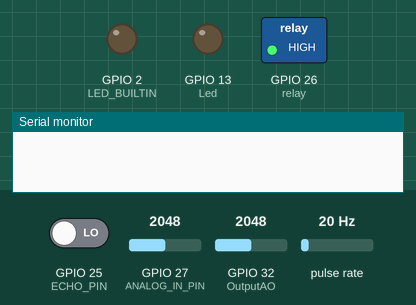
Recording of a sketch running on a simulated ESP32. Shown: switched loads named in the sketch (green lamp = pin HIGH), output pins drawn as LEDs (lit = HIGH), the last lines printed to the serial monitor. Wiring (inferred from the names in the program): pulse sensor: data GPIO 35. Inputs (shaded band) come from the test bench; at power-on: GPIO 25 (ECHO_PIN) LOW, GPIO 27 (ANALOG_IN_PIN) = 2048, GPIO 32 (OutputAO) = 2048, pulse rate 20 Hz. WiFi joins after 1.5 s; servers stay silent unless stated; no radio packets arrive unless stated; pins used as bus, display or sensor lines are not drawn.

Above: at 0.1 s.
At 1.6 s:
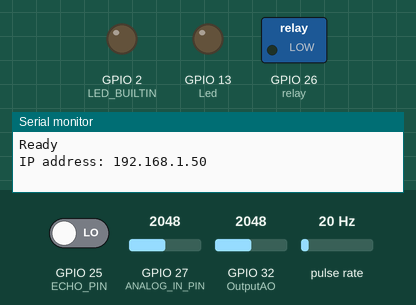
Timing chart, 0 to 3.1 s (numbered marks = the images above):
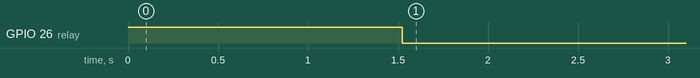

The sketch:

SENDER_UJI.ino
```cpp
#include <WiFi.h>
#include <ESPmDNS.h>
#include <WiFiUdp.h>
#include <ArduinoOTA.h>
#include <LoRa.h>
#include <ArduinoJson.h>
#include <Fuzzy.h>
#define SS 5
#define RST 15
#define DIO0 17
const int relay = 26;
const char* ssid = "KOTA MALANG";
const char* password = "nasibayam";
const unsigned long LORA_FREQUENCY = 410E6;  // 433 MHz
String data = "makan";
// Sensor Ultrasonik SR04M-2
#define TRIG_PIN 33
#define ECHO_PIN 25
const int SOUND_VELOCITY = 340;
const int MIN_CYCLE_DELAY = 60;
// Sensor Tegangan
#define ANALOG_IN_PIN 27
// #define REF_VOLTAGE 3.3
#define ADC_RESOLUTION 4096.0
#define R1 30000.0
#define R2 7500.0
float ref_voltage = 12.8;
float faktorTrim = 0.20;  // 5%-20%
int jumlahSampel = 50;
float maxV = 14.8;  // maksimum tegangan baterai
float minV = 3.7;   // minimum tegangan baterai
// Sensor Curah Hujan
int Led = 13;
int OutputDO = 34;
int OutputAO = 32;
int Buzzer = 26;
// Sensor Aliran Air
#define LED_BUILTIN 2
#define SENSOR 35
long currentMillis = 0;
long previousMillis = 0;
int interval = 1000;
boolean ledState = LOW;
float calibrationFactor = 4.5;
volatile byte pulseCount;
byte pulse1Sec = 0;
float flowRate;
unsigned int flowMilliLitres;
unsigned long totalMilliLitres;
void IRAM_ATTR pulseCounter() {
  pulseCount++;
}
// Fuzzy Logic
Fuzzy fuzzy;
FuzzyInput rainInput;
FuzzyInput heightInput;
FuzzyInput flowInput;
FuzzyOutput floodOutput;
// Array for storing sensor data for trimmed mean calculation
#define NUM_SAMPLES 10
float rainData[NUM_SAMPLES];
float heightData[NUM_SAMPLES];
float flowData[NUM_SAMPLES];
int currentIndex = 0;

void setup() {
  Serial.begin(115200);
  // Pin configurations
  pinMode(relay, OUTPUT);
  digitalWrite(relay, HIGH);
  pinMode(ANALOG_IN_PIN, INPUT);
  pinMode(Led, OUTPUT);
  pinMode(OutputDO, INPUT);
  pinMode(OutputAO, INPUT);
  pinMode(TRIG_PIN, OUTPUT);
  pinMode(ECHO_PIN, INPUT);
  pinMode(Buzzer, OUTPUT);

  // ADC configurations tegangan sensor
  analogSetAttenuation(ADC_11db);

  // Set up water flow interrupts
  pinMode(LED_BUILTIN, OUTPUT);
  pinMode(SENSOR, INPUT_PULLUP);

  pulseCount = 0;
  flowRate = 0.0;
  flowMilliLitres = 0;
  totalMilliLitres = 0;
  previousMillis = 0;

  attachInterrupt(digitalPinToInterrupt(SENSOR), pulseCounter, FALLING);

  // Fuzzy Setup - Create FuzzyInput and FuzzyOutput variables
  //sensorhujan
  rainInput.addFuzzySet(new FuzzySet(2800, 2801, 4095, 4095));  // aman
  rainInput.addFuzzySet(new FuzzySet(1800, 1800, 3069, 2800));  // waspada
  rainInput.addFuzzySet(new FuzzySet(800, 800, 2046, 2047));    // siaga
  rainInput.addFuzzySet(new FuzzySet(0, 0, 1022, 1023));        // bahaya

  //sensor ultrasonik
  heightInput.addFuzzySet(new FuzzySet(130, 131, 1000, 1000));  // aman
  heightInput.addFuzzySet(new FuzzySet(110, 120, 129, 130));    // waspada
  heightInput.addFuzzySet(new FuzzySet(100, 110, 109, 120));    // siaga
  heightInput.addFuzzySet(new FuzzySet(0, 85, 99, 100));        // bahaya

  //sensor waterflow/debit air
  flowInput.addFuzzySet(new FuzzySet(0, 0, 9, 10));       // aman
  flowInput.addFuzzySet(new FuzzySet(10, 15, 20, 25));    // waspada
  flowInput.addFuzzySet(new FuzzySet(25, 26, 28, 30));    // siaga
  flowInput.addFuzzySet(new FuzzySet(30, 31, 100, 100));  // bahaya

  //luaran resiko
  floodOutput.addFuzzySet(new FuzzySet(0, 0, 25, 50));        // aman
  floodOutput.addFuzzySet(new FuzzySet(25, 50, 75, 100));     // waspada
  floodOutput.addFuzzySet(new FuzzySet(75, 100, 125, 150));   // siaga
  floodOutput.addFuzzySet(new FuzzySet(125, 150, 175, 200));  // bahaya

  Serial.begin(9600);
  while (!Serial)
    ;
  // Serial.println("Sender Host");
  LoRa.setPins(SS, RST, DIO0);
  if (!LoRa.begin(LORA_FREQUENCY)) {
    // Serial.println("LoRa Error");
    delay(100);
    while (1)
      ;
  }
  LoRa.setTxPower(18, PA_OUTPUT_PA_BOOST_PIN);  // Daya 18 dBm
  LoRa.setSpreadingFactor(10);                  // SF10
  LoRa.setSignalBandwidth(125E3);               // Bandwidth 125 kHz
  LoRa.setCodingRate4(7);                       // CR 4/7
  WiFi.begin(ssid, password);

  while (WiFi.waitForConnectResult() != WL_CONNECTED) {
    Serial.println("Connection Failed! Rebooting...");
    delay(5000);
    ESP.restart();
  }

  ArduinoOTA
    .onStart([]() {
      String type;
      if (ArduinoOTA.getCommand() == U_FLASH) {
        type = "sketch";
      } else {  // U_SPIFFS
        type = "filesystem";
      }
      // NOTE: if updating SPIFFS this would be the place to unmount SPIFFS using SPIFFS.end()
      Serial.println("Start updating " + type);
    })
    .onEnd([]() {
      Serial.println("\nEnd");
    })
    .onProgress([](unsigned int progress, unsigned int total) {
      Serial.printf("Progress: %u%%\r", (progress / (total / 100)));
    })
    .onError([](ota_error_t error) {
      Serial.printf("Error[%u]: ", error);
      if (error == OTA_AUTH_ERROR) Serial.println("Auth Failed");
      else if (error == OTA_BEGIN_ERROR) Serial.println("Begin Failed");
      else if (error == OTA_CONNECT_ERROR) Serial.println("Connect Failed");
      else if (error == OTA_RECEIVE_ERROR) Serial.println("Receive Failed");
      else if (error == OTA_END_ERROR) Serial.println("End Failed");
    });

  ArduinoOTA.begin();
  Serial.println("Ready");
  Serial.print("IP address: ");
  Serial.println(WiFi.localIP());
}

void loop() {
  ArduinoOTA.handle();
  digitalWrite(relay, LOW);
  // Reading sensors
  // Serial.println("===========================================");
  // sensor tegangan
  int batteryLevel = persenBAT();

  // Rain Sensor
  int rainValue = analogRead(OutputAO);            // Assumed range 0 - 1023
  float rainMM = map(rainValue, 0, 1023, 0, 100);  // Convert to mm

  // Water Height Sensor
  float distance = readUltrasonicSensor();  // In cm

  // Flow Sensor
  currentMillis = millis();
  if (currentMillis - previousMillis > interval) {

    pulse1Sec = pulseCount;
    pulseCount = 0;

    // Because this loop may not complete in exactly 1 second intervals we calculate
    // the number of milliseconds that have passed since the last execution and use
    // that to scale the output. We also apply the calibrationFactor to scale the output
    // based on the number of pulses per second per units of measure (litres/minute in
    // this case) coming from the sensor.
    flowRate = ((1000.0 / (millis() - previousMillis)) * pulse1Sec) / calibrationFactor;
    previousMillis = millis();

    // Divide the flow rate in litres/minute by 60 to determine how many litres have
    // passed through the sensor in this 1 second interval, then multiply by 1000 to
    // convert to millilitres.
    flowMilliLitres = (flowRate / 60) * 1000;

    // Add the millilitres passed in this second to the cumulative total
    totalMilliLitres += flowMilliLitres;

    // Print the flow rate for this second in litres / minute
    Serial.print("Flow rate: ");
    Serial.print(int(flowRate));  // Print the integer part of the variable
    Serial.print("L/min");
    Serial.print("\t");  // Print tab space

    // Print the cumulative total of litres flowed since starting
    Serial.print("Output Liquid Quantity: ");
    Serial.print(totalMilliLitres);
    Serial.print("mL / ");
    Serial.print(totalMilliLitres / 1000);
    Serial.println("L");
  }


  // Store the data for trimmed mean calculation
  rainData[currentIndex] = rainValue;
  heightData[currentIndex] = distance;
  flowData[currentIndex] = flowRate;
  currentIndex = (currentIndex + 1) % NUM_SAMPLES;  // Wrap around to start of array when it's full

  // Fuzzy Logic Execution
  fuzzy.setInput(0, rainMM);    // Set rain input value (index 0 for rain input)
  fuzzy.setInput(1, distance);  // Set height input value (index 1 for height input)
  fuzzy.setInput(2, flowRate);  // Set flow input value (index 2 for flow input)

  fuzzy.fuzzify();  // Fuzzify inputs

  // Get flood risk output
  float floodRisk = floodOutput.getCrispOutput();
  float floodRiskrain = rainInput.getCrispInput();
  float floodRiskheight = heightInput.getCrispInput();
  float floodRiskflow = flowInput.getCrispInput();

  // Calculate Trimmed Mean for the three sensors
  float trimmedRain = calculateTrimmedMean(rainData, NUM_SAMPLES);
  float trimmedHeight = calculateTrimmedMean(heightData, NUM_SAMPLES);
  float trimmedFlow = calculateTrimmedMean(flowData, NUM_SAMPLES);

  // Displaying results
  // Serial.print("Curah Hujan: ");
  Serial.println(rainValue);
  // Serial.print(" --, ");
  // Serial.print("Ketinggian Air: ");
  // Serial.print(trimmedHeight);
  // Serial.print(" cm, ");
  // Serial.print("Debit Air: ");
  // Serial.print(trimmedFlow);
  // Serial.print(" L/min, ");
  // Serial.print("Risiko Banjir: ");
  // Serial.print(floodRisk);
  // Serial.print("Baterai: ");
  // Serial.print(batteryLevel);
  // Serial.print("%");

  // Flood Risk Category based on fuzzy output
  // if (floodRisk <= 25) {
  //   Serial.println("Rendah");
  // } else if (floodRisk <= 70) {
  //   Serial.println("Sedang");
  // } else {
  //   Serial.println("Tinggi");
  // }
  // Flood Risk Category based on fuzzy output
  if (floodRisk <= 50) {
    // Serial.println("Aman");  // Menunjukkan tidak ada atau risiko sangat rendah
    digitalWrite(Led, LOW);  // LED OFF
    digitalWrite(Buzzer, LOW);
  } else if (floodRisk <= 100) {
    // Serial.println("Waspada");  // Risiko sedang, tindakan pencegahan mungkin diperlukan
    digitalWrite(Led, LOW);  // LED OFF
    digitalWrite(Buzzer, LOW);
  } else if (floodRisk <= 150) {
    // Serial.println("Siaga");  // Risiko tinggi, siap untuk tindakan evakuasi atau lainnya
    digitalWrite(Led, LOW);  // LED OFF
    digitalWrite(Buzzer, LOW);
  } else {
    // Serial.println("Bahaya");    // Risiko sangat tinggi, tindakan segera diperlukan
    digitalWrite(Led, HIGH);     // LED ON
    digitalWrite(Buzzer, HIGH);  // Buzzer ON
  }

  // // Flood Risk Detection and Warning
  // if (floodRisk > 70) {
  //   digitalWrite(Led, HIGH);     // LED ON
  //   digitalWrite(Buzzer, HIGH);  // Buzzer ON
  // } else {
  //   digitalWrite(Led, LOW);     // LED OFF
  //   digitalWrite(Buzzer, LOW);  // Buzzer OFF
  // }

  // Membuat string data untuk dikirim melalui LoRa
  // String sendData = "Curah Hujan: " + String(trimmedRain) + " mm, " + "Ketinggian Air: " + String(trimmedHeight) + " cm, " + "Debit Air: " + String(trimmedFlow) + " L/min, " + "Risiko Banjir: " + String(floodRisk);
  // Membuat string data untuk dikirim melalui LoRa
  // String sendData = "Curah Hujan: " + String(trimmedRain) + " mm, " + "Ketinggian Air: " + String(trimmedHeight) + " cm, " + "Debit Air: " + String(trimmedFlow) + " L/min, " + "Risiko Banjir: " + String(floodRisk)+ "#";

  // Membuat objek JSON
  StaticJsonDocument<512> jsonDoc;  // Buffer untuk JSON
  JsonArray jsonArray = jsonDoc.to<JsonArray>();

  // Menambahkan data sensor ke array JSON
  JsonObject bat = jsonArray.createNestedObject();
  bat["sensor"] = "Baterai Level";
  bat["value"] = batteryLevel;
  bat["unit"] = "%";

  JsonObject rain = jsonArray.createNestedObject();
  rain["sensor"] = "Curah Hujan";
  rain["value"] = trimmedRain;
  rain["unit"] = "mm";

  JsonObject height = jsonArray.createNestedObject();
  height["sensor"] = "Ketinggian Air";
  height["value"] = trimmedHeight;
  height["unit"] = "cm";

  JsonObject flow = jsonArray.createNestedObject();
  flow["sensor"] = "Debit Air";
  flow["value"] = trimmedFlow;
  flow["unit"] = "L/min";

  JsonObject floadrain = jsonArray.createNestedObject();
  floadrain["sensor"] = "Curah Hujan";
  floadrain["value"] = floodRiskrain;  // Use previously calculated float floodRiskrain
  floadrain["category"] = (floodRiskrain >= 2800) ? "T" : (floodRiskrain >= 1800 && floodRiskrain <= 2800) ? "R"
                                                        : (floodRiskrain >= 800 && floodRiskrain <= 1800)  ? "Sd"
                                                                                                           : "L";

  JsonObject floadheight = jsonArray.createNestedObject();
  floadheight["sensor"] = "Kondisi Air";
  floadheight["value"] = floodRiskheight;  // Use previously calculated float floodRiskheight
  floadheight["category"] = (floodRiskheight >= 130) ? "R" : (floodRiskheight >= 110 && floodRiskheight <= 130) ? "Sd"
                                                           : (floodRiskheight >= 100 && floodRiskheight <= 110) ? "T"
                                                                                                                : "ST";

  JsonObject floadflow = jsonArray.createNestedObject();
  floadflow["sensor"] = "Arus Air Sungai";
  floadflow["value"] = floodRiskflow;  // Use previously calculated float floodRiskflow
  floadflow["category"] = (floodRiskflow <= 10) ? "Lm" : (floodRiskflow > 10 && floodRiskflow <= 30) ? "Sd"
                                                       : (floodRiskflow > 30 && floodRiskflow <= 50) ? "Cp"
                                                                                                     : "SL";

  JsonObject floodRiskJson = jsonArray.createNestedObject();
  floodRiskJson["sensor"] = "Risiko Banjir";
  floodRiskJson["value"] = floodRisk;  // Gunakan float floodRisk yang dihitung sebelumnya
  floodRiskJson["category"] = (floodRisk <= 50) ? "Aman" : (floodRisk <= 100) ? "Waspada"
                                                         : (floodRisk <= 150) ? "Siaga"
                                                                              : "Bahaya";
  // Tambahkan frekuensi LoRa ke JSON
  JsonObject frequencyJson = jsonArray.createNestedObject();
  frequencyJson["sensor"] = "Frekuensi LoRa";
  frequencyJson["value"] = LORA_FREQUENCY / 1E6;  // Convert to MHz
  frequencyJson["unit"] = "MHz";

  // Serialisasi JSON menjadi string
  String jsonString;
  serializeJson(jsonDoc, jsonString);

  // Serial.print("Sending Data: ");
  // Serial.println(jsonString);
  LoRa.beginPacket();
  LoRa.print(jsonString);
  LoRa.endPacket();
  delay(500);
}

float readUltrasonicSensor() {
  digitalWrite(TRIG_PIN, HIGH);
  delayMicroseconds(1000);
  digitalWrite(TRIG_PIN, HIGH);

  long duration = pulseIn(ECHO_PIN, HIGH);
  return ((duration / 2.0) * (SOUND_VELOCITY / 10000.0) + 4.5);  // Distance in cm
}


float readBatteryVoltage() {
  int adc_value = analogRead(ANALOG_IN_PIN);
  float adc_voltage = (adc_value * ref_voltage) / 1023.0;  // Convert ADC value to voltage
  float in_voltage = adc_voltage * ((R1 + R2) / R2);       // Calculate input voltage based on voltage divider
  return in_voltage;
}

int persenBAT() {
  float nilaiSensor[jumlahSampel];

  for (int i = 0; i < jumlahSampel; i++) {
    nilaiSensor[i] = readBatteryVoltage();
  }

  // Sorting
  for (int i = 0; i < jumlahSampel - 1; i++) {
    for (int j = i + 1; j < jumlahSampel; j++) {
      if (nilaiSensor[i] > nilaiSensor[j]) {
        float temp = nilaiSensor[i];
        nilaiSensor[i] = nilaiSensor[j];
        nilaiSensor[j] = temp;
      }
    }
  }

  // Trimmed mean
  float sum = 0;
  int validCount = jumlahSampel * (1 - faktorTrim);
  for (int i = jumlahSampel * (faktorTrim / 2); i < jumlahSampel * (1 - (faktorTrim / 2)); i++) {
    sum += nilaiSensor[i];
  }

  float meanVoltage = sum / validCount;
  int batteryPercent = map(meanVoltage * 100, minV * 100, maxV * 100, 0, 100);

  return batteryPercent;
}

// Function to calculate trimmed mean
float calculateTrimmedMean(float data[], int dataSize) {
  // Sort the data array
  float temp;
  for (int i = 0; i < dataSize - 1; i++) {
    for (int j = i + 1; j < dataSize; j++) {
      if (data[i] > data[j]) {
        // Swap the elements
        temp = data[i];
        data[i] = data[j];
        data[j] = temp;
      }
    }
  }

  // Remove 10% smallest and largest values
  //menghilangkan 10% data dari ujung data sehingga 20% data extrem dihilangkan dari kalkulasi rata rata
  //digunakan untuk dataset dengan sedikit atau sedang fluktuasi. Ini membantu menghilangkan outlier tanpa kehilangan terlalu banyak data.
  int trimCount = dataSize / 10;
  int newSize = dataSize - 2 * trimCount;

  // Sum the remaining values
  float sum = 0;
  for (int i = trimCount; i < newSize + trimCount; i++) {
    sum += data[i];
  }

  // Return the average
  return sum / newSize;
}

// Fungsi untuk menampilkan indikator kekuatan sinyal di Sender
void displaySignalStrength(float rssi) {
  Serial.print("Signal Strength from Receiver: ");
  if (rssi > -50) {
    Serial.println("★★★★★");
  } else if (rssi > -60) {
    Serial.println("★★★★☆");
  } else if (rssi > -70) {
    Serial.println("★★★☆☆");
  } else if (rssi > -80) {
    Serial.println("★★☆☆☆");
  } else {
    Serial.println("★☆☆☆☆");
  }
}
```

Measured:
- by itself, GPIO 26 (relay): HIGH → LOW at 1.5 s
